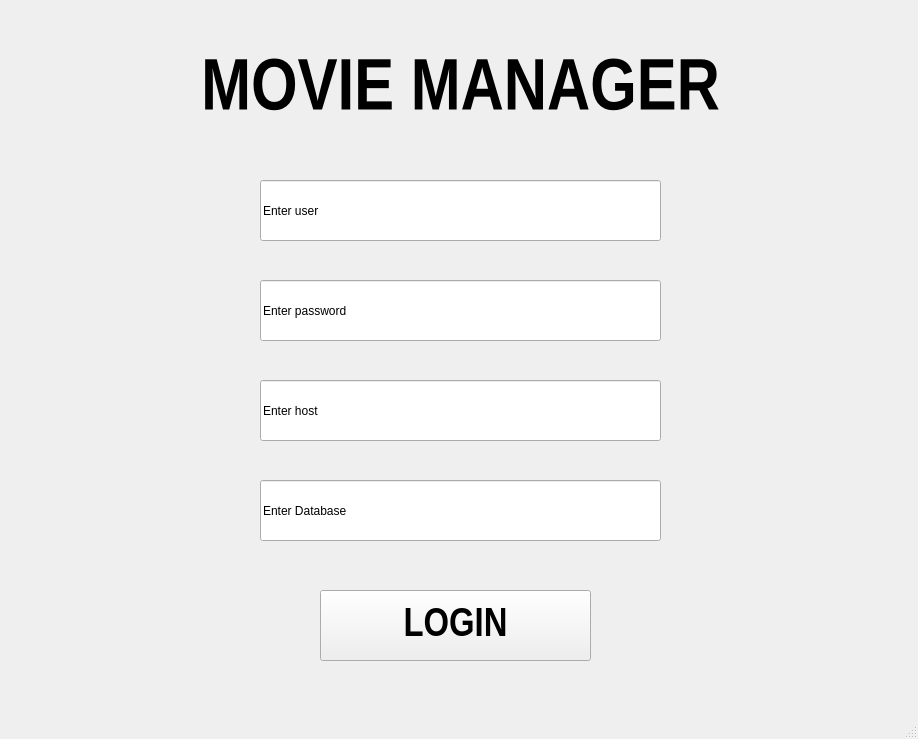
<?xml version="1.0" encoding="UTF-8"?>
<ui version="4.0">
 <class>MainWindow</class>
 <widget class="QMainWindow" name="MainWindow">
  <property name="geometry">
   <rect>
    <x>0</x>
    <y>0</y>
    <width>918</width>
    <height>739</height>
   </rect>
  </property>
  <property name="windowTitle">
   <string>MainWindow</string>
  </property>
  <widget class="QWidget" name="centralwidget">
   <widget class="QLabel" name="label">
    <property name="geometry">
     <rect>
      <x>30</x>
      <y>20</y>
      <width>861</width>
      <height>141</height>
     </rect>
    </property>
    <property name="font">
     <font>
      <family>Arial Narrow</family>
      <pointsize>55</pointsize>
      <weight>75</weight>
      <bold>true</bold>
     </font>
    </property>
    <property name="text">
     <string>MOVIE MANAGER</string>
    </property>
    <property name="alignment">
     <set>Qt::AlignCenter</set>
    </property>
    <property name="wordWrap">
     <bool>false</bool>
    </property>
   </widget>
   <widget class="QLineEdit" name="lineEdit">
    <property name="geometry">
     <rect>
      <x>260</x>
      <y>180</y>
      <width>401</width>
      <height>61</height>
     </rect>
    </property>
    <property name="text">
     <string>Enter user</string>
    </property>
   </widget>
   <widget class="QPushButton" name="pushButton">
    <property name="geometry">
     <rect>
      <x>320</x>
      <y>590</y>
      <width>271</width>
      <height>71</height>
     </rect>
    </property>
    <property name="font">
     <font>
      <family>Arial Narrow</family>
      <pointsize>30</pointsize>
      <weight>75</weight>
      <bold>true</bold>
     </font>
    </property>
    <property name="text">
     <string>LOGIN</string>
    </property>
   </widget>
   <widget class="QLineEdit" name="lineEdit_2">
    <property name="geometry">
     <rect>
      <x>260</x>
      <y>280</y>
      <width>401</width>
      <height>61</height>
     </rect>
    </property>
    <property name="text">
     <string>Enter password</string>
    </property>
   </widget>
   <widget class="QLineEdit" name="lineEdit_3">
    <property name="geometry">
     <rect>
      <x>260</x>
      <y>380</y>
      <width>401</width>
      <height>61</height>
     </rect>
    </property>
    <property name="text">
     <string>Enter host</string>
    </property>
   </widget>
   <widget class="QLineEdit" name="lineEdit_4">
    <property name="geometry">
     <rect>
      <x>260</x>
      <y>480</y>
      <width>401</width>
      <height>61</height>
     </rect>
    </property>
    <property name="text">
     <string>Enter Database</string>
    </property>
   </widget>
  </widget>
  <widget class="QMenuBar" name="menubar">
   <property name="geometry">
    <rect>
     <x>0</x>
     <y>0</y>
     <width>918</width>
     <height>26</height>
    </rect>
   </property>
  </widget>
  <widget class="QStatusBar" name="statusbar"/>
 </widget>
 <resources/>
 <connections/>
</ui>
